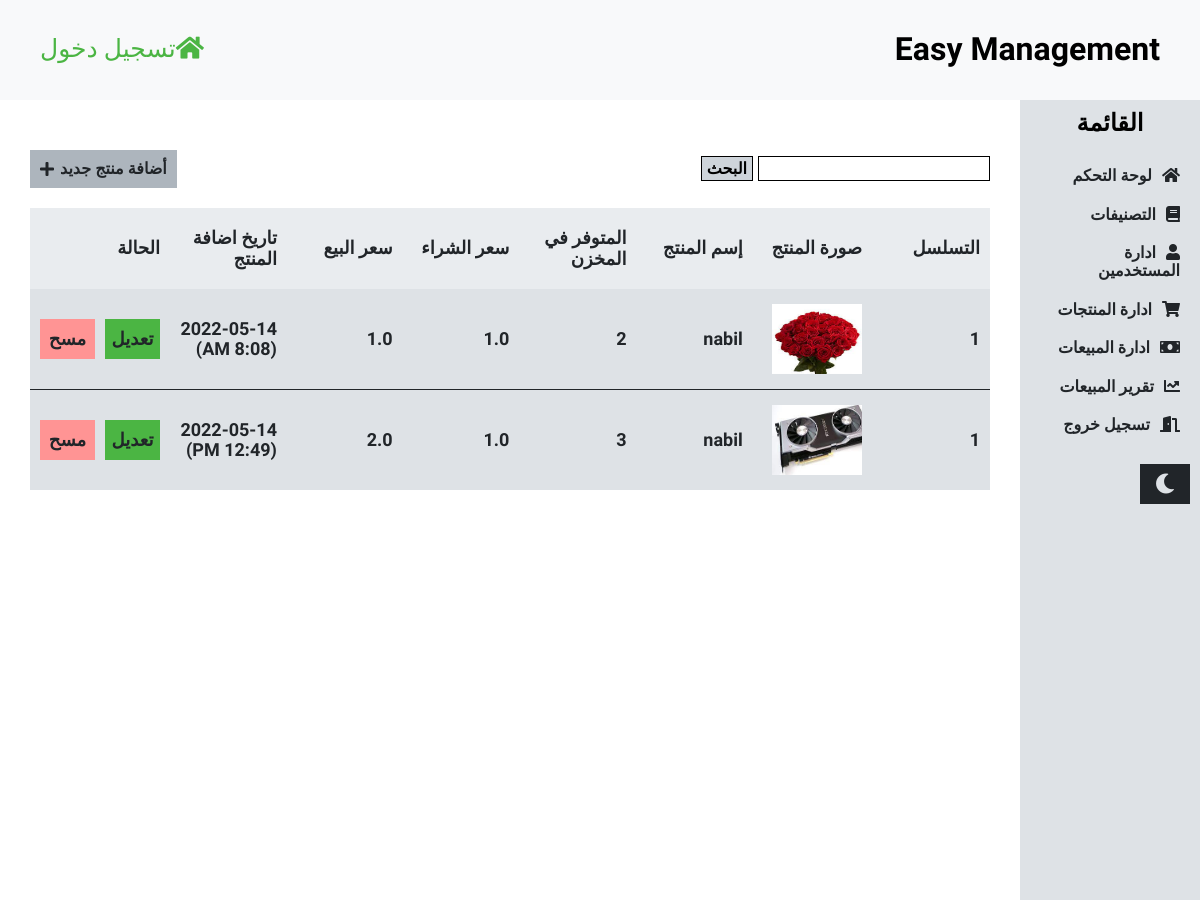
Page /products on the committed database.
### management/models.py (models this page shows, shortened)
class Product(models.Model):
    image = models.ImageField(null=True)
    name = models.CharField(null=True, max_length=50)
    available = models.IntegerField(null=True)
    price_of_buy = models.FloatField(null=True)
    price_of_sale = models.FloatField(null=True)
    date_add_product = models.DateTimeField(null=True, default=datetime.now())

### management/views.py (the view)
# urls.py: path("products", products, name="products"),
def products(request):
    searches = Product.objects.all()
    if request.POST and request.POST.get("search"):
        search = request.POST.get("search")
        searches = searches.filter(name__icontains=search)
        if searches.filter(name__icontains=request.POST.get("search")):
            messages.success(request, "جميع النتائج")
    context = {
        "products": Product.objects.all(),
        "searches": searches
    }
    return render(request, "products.html", context)

### templates/products.html (shortened to what this page needs)
{% extends "base.html" %}
{% load static %}
{% block content %}
    <div class="tables">
        <div class="options">
            <form class="search" method="post">
                <input type="text" name="search"/>
                <button>البحث</button>
            </form>
            <a class="add" href="{% url "add-products" %}">
                أضافة منتج جديد
                <i class="fas fa-plus"></i>
            </a>
        </div>
        <table class="all-products">
            <thead>
            <tr>
                <th>التسلسل</th>
                <th>صورة المنتج</th>
                <th>إسم المنتج</th>
                <th>المتوفر في المخزن</th>
                <th>سعر الشراء</th>
                <th>سعر البيع</th>
                <th>تاريخ اضافة المنتج</th>
                <th>الحالة</th>
            </tr>
            </thead>
            <tbody>
            {% if searches %}
                {% for search in searches %}
                    <tr>
                        <td>1</td>
                        <td>
                            <div class="image">
                                <img src="{{ search.image.url }}" alt="">
                            </div>
                        </td>
                        <td>{{ search.name }}</td>
                        <td>{{ search.available }}</td>
                        <td>{{ search.price_of_buy }}</td>
                        <td>{{ search.price_of_sale }}</td>
                        <td>{{ search.date_add_product|date:"Y-m-d (f A)" }}</td>
                        <td class="status">
                            <a href="{% url "update_products" products_id=search.id %}">تعديل</a>
                            <a href="{% url "delete_products" products_id=search.id %}">مسح</a>
                        </td>
                    </tr>
                {% endfor %}
            {% endif %}
            </tbody>
        </table>
    </div>
{% endblock %}

### project/static/css/style.css (style rules this page uses)
* { padding: 0; margin: 0; box-sizing: border-box; }
a { text-decoration: none; }
body { direction: rtl; font-family: "Markazi Text", serif; background-color: #fff; }
img { width: 100%; height: 100%; }
.image { width: 90px; height: 70px; }
.tables { padding: 0 30px; width: 100%; margin: 30px 0; color: #212529; }
.options { display: flex; justify-content: space-between; align-items: center; padding: 20px 0; flex-wrap: wrap; }
.search { height: 25px; display: flex; }
.search input { padding: 5px; border: 1px solid; height: 100%; outline: none; width: 100%; }
.search button { height: 100%; padding: 0 5px; font-weight: bold; background-color: #ced4da; border: 1px solid; cursor: pointer; margin-right: 5px; }
.add { background-color: #adb5bd; padding: 10px; color: #212529; font-weight: bold; display: flex; justify-content: center; align-items: center; height: 100%; }
.add i { margin-right: 6px; }
table { color: #212529; font-size: 18px; font-weight: bold; width: 100%; height: 100px; border-collapse: collapse; }
thead { background-color: #e9ecef; font-weight: bold; }
thead th { padding: 20px 10px; text-align: right; }
tbody { background-color: #dee2e6; }
tbody tr { border-bottom: 1px solid; }
tbody tr:last-child { border: 0; }
tbody td { padding: 15px 10px; }
.all-products tbody td { width: calc(100% / 8); }
.status { display: flex; width: 100% !important; height: 100%; align-items: center; }
.status a:first-child { background-color: #4bb543; color: #212529; margin-left: 10px; display: flex; justify-content: center; align-items: center; width: 55px; height: 40px; }
.status a:last-child { background-color: #ff9494; color: #212529; display: flex; justify-content: center; align-items: center; width: 55px; height: 40px; }

### rows in the picture
Product: image (picture), name "nabil", available "2", price_of_buy "1.0", price_of_sale "1.0", date_add_product "2022-05-14 (8:08 AM)"
Product: image (picture), name "nabil", available "3", price_of_buy "1.0", price_of_sale "2.0", date_add_product "2022-05-14 (12:49 PM)"
